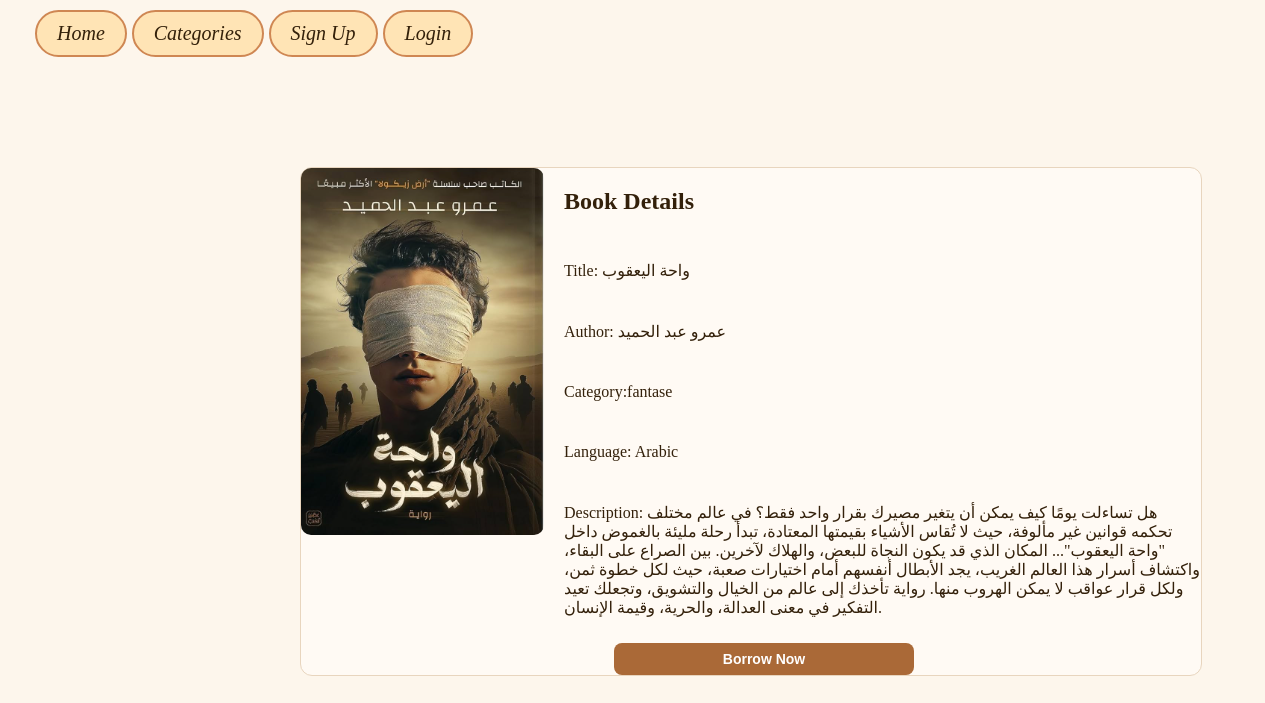
The page /products/product2/5/ on the database its author committed.
### products/models.py (models this page shows)
class Product(models.Model):
    name = models.CharField(max_length=100)
    book_id = models.IntegerField(unique=True)
    CATEGORY_CHOICES = [
      ('fantase','fantase'),
       ('romance','romance'),
       ('Action','Action'),
       ('History','History'),
       ('Religious','Religious'),
         ('Science','Science'),
         ('Horror','Horror'),
         ('Other','Other'),
    ]
    FORMAT_CHOICES =[
        ('E-book','E-book'),
        ('Hardcopy','Hardcopy'),
    ]
    category = models.CharField(max_length=50, choices=CATEGORY_CHOICES)
    language = models.CharField(max_length=100 ,default='English')
    author = models.CharField(max_length=100)
    active=models.BooleanField(default=True, verbose_name='Active')
    format = models.CharField(max_length=50, choices= FORMAT_CHOICES, default='Hardcopy')
    image=models.ImageField(upload_to='photos/%y/%m/%d',null=True,blank=True)
    description = models.TextField(null=True,blank=True)
    borrowed = models.BooleanField(default=False)

### products/views.py (the view)
# urls.py: path('product2/<int:book_id>/', views.product2, name='product2'),
def product2(request, book_id):
    book =Product.objects.get(id=book_id)
    return render(request, 'products/products2/product2.html', {'book': book})

### products/templates/products/products2/product2.html (shortened to what this page needs)
{% load static %}
{% include 'home/parts/navbar.html' %}
<!DOCTYPE html>
<html lang="en">
<head>
        <link rel="stylesheet" href="{% static 'CSS/nav.css' %}">
    <link rel="stylesheet" href="{% static 'CSS/categoryall.css' %}" />
</head>
<body>
    <div class="book-details">
        {% if book.image %}
        <div class="tabimg">
            <img src="{{ book.image.url }}" alt="{{ book.name }}" class="image-details">
            <div class="tab-text">
                <h2>Book Details</h2>
                <p> Title: {{ book.name }}</p>
                <p> Author: {{ book.author }}</p>
                <p>Category:{{ book.category }} </p>
                <p> Language: {{ book.language }}</p>
                <p> Description: {{ book.description }}</p>
                {% if book.borrowed %}
                    <button class="Borrowed2">Borrowed</button>
                {% else %}
                    <a href="{% url 'borrow' book.id %}">
                        <button class="borrow-btn2">Borrow Now</button>
                    </a>
                {% endif %}
            </div>
        </div>
        {% endif %}
    </div>
</body>
</html>

### home/static/CSS/categoryall.css (style rules this page uses)
body { background-color: #fdf6ec; color: #33200a; margin: 0; padding: 0; min-height: 100vh; }
a { color: inherit !important; text-decoration: none !important; }
button { background-color: rgb(236, 181, 78); color: white; border: none; padding: 5px 20px; border-radius: 4px; cursor: pointer; width: 100px; font-size: 16px; font-weight: bold; }
.tabimg { display:flex; flex-direction: row; justify-content: flex-start; }
.book-details { border-radius: 10px; margin: 100px 300px 200px 300px; display:flex; flex-direction: row; justify-content: center; gap:10px; max-width: 1000px; align-items:center; background: #fffaf4; border-radius: 12px; border: 1px solid #e8d5be; width: 900px; }
.tabimg { display: flex; flex-direction: row; gap: 20px; align-items: flex-start; }
.image-details { border-radius: 10px; width: 300px; height: auto; object-fit: cover; }
.tab-text { display: flex; flex-direction: column; gap: 10px; }
.borrow-btn2 { display: block; text-align: center; background: rgb(170, 105, 55); color: white; padding: 8px; border-radius: 8px; text-decoration: none; font-size: 14px; margin-top: auto; border: none; width: 300px; box-sizing: border-box; margin-left:50px; }

### rows shown on the page
Product: image (picture), name "واحة اليعقوب", author "عمرو عبد الحميد", category "fantase", language "Arabic", description "هل تساءلت يومًا كيف يمكن أن يتغير مصيرك بقرار واحد فقط؟ في عالم مختلف تحكمه قوانين غير مألوفة، حيث لا تُقاس الأشياء بقيمتها المعتادة، تبدأ رحلة مليئة بالغموض داخل \"واحة اليعقوب\"... المكان الذي قد يكون النجاة للبعض، والهلاك لآخرين. بين الصراع على البقاء، واكتشاف أسرار هذا العالم الغريب، يجد الأبطال أنفسهم أمام اختيارات صعبة، حيث لكل خطوة ثمن، ولكل قرار عواقب لا يمكن الهروب منها. رواية تأخذك إلى عالم من الخيال والتشويق، وتجعلك تعيد التفكير في معنى العدالة، والحرية، وقيمة الإنسان."
